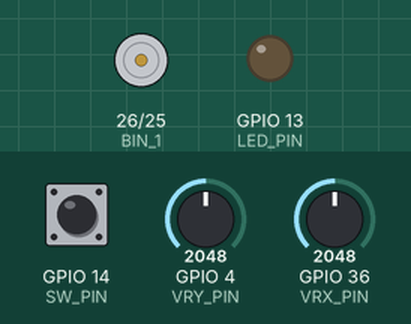
Simulated run of this sketch. Board: ESP32. On the bench: motor-driver pin pairs drawn as motors (green arrow = first pin HIGH = forward, orange = second pin HIGH = backward, longer = more drive), output pins drawn as LEDs (lit = HIGH). The test bench sets the inputs (shaded band); at power-on: GPIO 4 (VRY_PIN) = 2048, GPIO 14 (SW_PIN) HIGH, GPIO 36 (VRX_PIN) = 2048.

Above: at 1.2 s.
1.3 s: GPIO 4 (VRY_PIN) set to 2224
2.8 s: GPIO 4 (VRY_PIN) set to 2316
At 3.8 s:
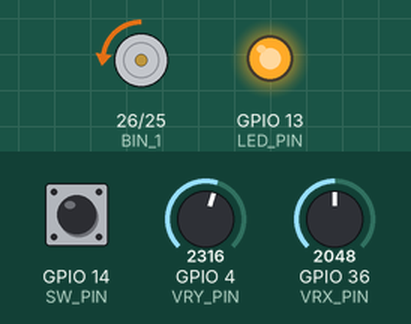
4.3 s: GPIO 4 (VRY_PIN) set to 2866
At 5.1 s:
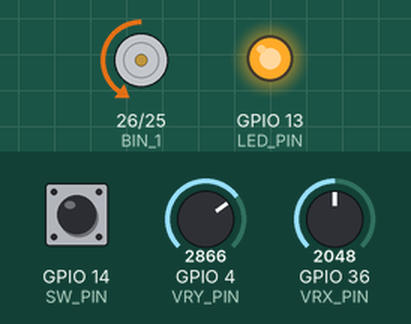
5.8 s: GPIO 4 (VRY_PIN) set to 3603
At 6.4 s:
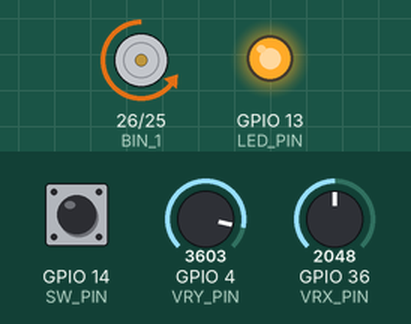
7.3 s: GPIO 4 (VRY_PIN) set to 1228
At 7.6 s:
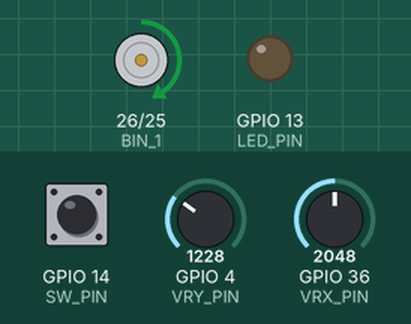
Timing chart, 0 to 9.8 s (numbered marks = the images above; inputs shaded):
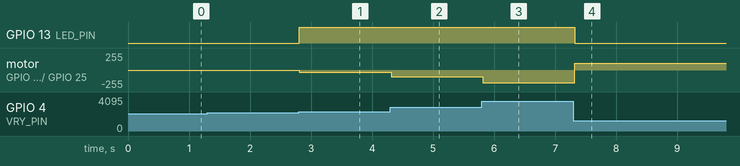

The sketch:

motortest.ino
```cpp
#define BIN_1 26
#define BIN_2 25
#define LED_PIN 13
#define VRX_PIN 36
#define VRY_PIN 4
#define SW_PIN 14

//int MAX_PWM_VOLTAGE = 255;   // Max PWM duty cycle

void setup() {
  pinMode(BIN_1, OUTPUT);
  pinMode(BIN_2, OUTPUT);
  pinMode(LED_PIN, OUTPUT);
  pinMode(SW_PIN, INPUT_PULLUP);

  digitalWrite(LED_PIN, LOW);
  Serial.begin(115200);
}

void loop() {
  int xVal = analogRead(VRX_PIN);
  int yVal = analogRead(VRY_PIN);
  int swPressed = digitalRead(SW_PIN);
  int speed = map(yVal, 0, 4095, -255, 255);

  // Dead zone to prevent motor jitter at center
  if (abs(speed) < 30) {
    speed = 0;
  }

  if (speed > 0) {
    // Forward
    analogWrite(BIN_1, 0);
    analogWrite(BIN_2, speed);
    digitalWrite(LED_PIN, HIGH);
  } else if (speed < 0) {
    // Reverse
    analogWrite(BIN_1, -speed);  // Remove negative sign
    analogWrite(BIN_2, 0);
    digitalWrite(LED_PIN, LOW);
  } else {
    // Stop
    analogWrite(BIN_1, 0);
    analogWrite(BIN_2, 0);
    digitalWrite(LED_PIN, LOW);
  }
  delay(100);
}
```

Measured:
- the behaviour switches between 2288 and 2289 on GPIO 4 (VRY_PIN) (found by bisection; images 0 and 1)
- after the input at 1.3 s, every drawn part: stays the same
- after the input at 2.8 s, GPIO 13 (LED_PIN): LOW → HIGH at once; motor on GPIO 26 (BIN_1) / GPIO 25 (BIN_2): stopped → backward 33/255 at once
- after the input at 4.3 s, motor on GPIO 26 (BIN_1) / GPIO 25 (BIN_2): backward 33/255 → backward 101/255 at once
- after the input at 5.8 s, motor on GPIO 26 (BIN_1) / GPIO 25 (BIN_2): backward 101/255 → backward 193/255 at once
- after the input at 7.3 s, GPIO 13 (LED_PIN): HIGH → LOW at once; motor on GPIO 26 (BIN_1) / GPIO 25 (BIN_2): backward 193/255 → forward 103/255 at once
